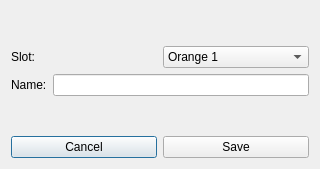
<?xml version="1.0" encoding="UTF-8"?>
<ui version="4.0">
 <class>SaveOnAmp</class>
 <widget class="QDialog" name="SaveOnAmp">
  <property name="geometry">
   <rect>
    <x>0</x>
    <y>0</y>
    <width>320</width>
    <height>169</height>
   </rect>
  </property>
  <property name="windowTitle">
   <string>Save on Amplifier</string>
  </property>
  <layout class="QVBoxLayout" name="verticalLayout">
   <item>
    <spacer name="verticalSpacer">
     <property name="orientation">
      <enum>Qt::Vertical</enum>
     </property>
     <property name="sizeHint" stdset="0">
      <size>
       <width>20</width>
       <height>17</height>
      </size>
     </property>
    </spacer>
   </item>
   <item>
    <layout class="QHBoxLayout" name="horizontalLayout_3">
     <item>
      <widget class="QLabel" name="label_2">
       <property name="text">
        <string>Slot:</string>
       </property>
      </widget>
     </item>
     <item>
      <widget class="QComboBox" name="comboBox">
       <item>
        <property name="text">
         <string>Orange 1</string>
        </property>
       </item>
       <item>
        <property name="text">
         <string>Orange 2</string>
        </property>
       </item>
       <item>
        <property name="text">
         <string>Orange 3</string>
        </property>
       </item>
       <item>
        <property name="text">
         <string>Orange 4</string>
        </property>
       </item>
       <item>
        <property name="text">
         <string>Orange 5</string>
        </property>
       </item>
       <item>
        <property name="text">
         <string>Orange 6</string>
        </property>
       </item>
       <item>
        <property name="text">
         <string>Orange 7</string>
        </property>
       </item>
       <item>
        <property name="text">
         <string>Orange 8</string>
        </property>
       </item>
       <item>
        <property name="text">
         <string>Green 1</string>
        </property>
       </item>
       <item>
        <property name="text">
         <string>Green 2</string>
        </property>
       </item>
       <item>
        <property name="text">
         <string>Green 3</string>
        </property>
       </item>
       <item>
        <property name="text">
         <string>Green 4</string>
        </property>
       </item>
       <item>
        <property name="text">
         <string>Green 5</string>
        </property>
       </item>
       <item>
        <property name="text">
         <string>Green 6</string>
        </property>
       </item>
       <item>
        <property name="text">
         <string>Green 7</string>
        </property>
       </item>
       <item>
        <property name="text">
         <string>Green 8</string>
        </property>
       </item>
       <item>
        <property name="text">
         <string>Red 1</string>
        </property>
       </item>
       <item>
        <property name="text">
         <string>Red 2</string>
        </property>
       </item>
       <item>
        <property name="text">
         <string>Red 3</string>
        </property>
       </item>
       <item>
        <property name="text">
         <string>Red 4</string>
        </property>
       </item>
       <item>
        <property name="text">
         <string>Red 5</string>
        </property>
       </item>
       <item>
        <property name="text">
         <string>Red 6</string>
        </property>
       </item>
       <item>
        <property name="text">
         <string>Red 7</string>
        </property>
       </item>
       <item>
        <property name="text">
         <string>Red 8</string>
        </property>
       </item>
      </widget>
     </item>
    </layout>
   </item>
   <item>
    <layout class="QHBoxLayout" name="horizontalLayout_2">
     <item>
      <widget class="QLabel" name="label_3">
       <property name="text">
        <string>Name:</string>
       </property>
      </widget>
     </item>
     <item>
      <widget class="QLineEdit" name="lineEdit">
       <property name="maxLength">
        <number>31</number>
       </property>
      </widget>
     </item>
    </layout>
   </item>
   <item>
    <spacer name="verticalSpacer_2">
     <property name="orientation">
      <enum>Qt::Vertical</enum>
     </property>
     <property name="sizeHint" stdset="0">
      <size>
       <width>20</width>
       <height>18</height>
      </size>
     </property>
    </spacer>
   </item>
   <item>
    <layout class="QHBoxLayout" name="horizontalLayout">
     <item>
      <widget class="QPushButton" name="pushButton_2">
       <property name="text">
        <string>Cancel</string>
       </property>
      </widget>
     </item>
     <item>
      <widget class="QPushButton" name="pushButton">
       <property name="text">
        <string>Save</string>
       </property>
      </widget>
     </item>
    </layout>
   </item>
  </layout>
 </widget>
 <resources/>
 <connections/>
</ui>
